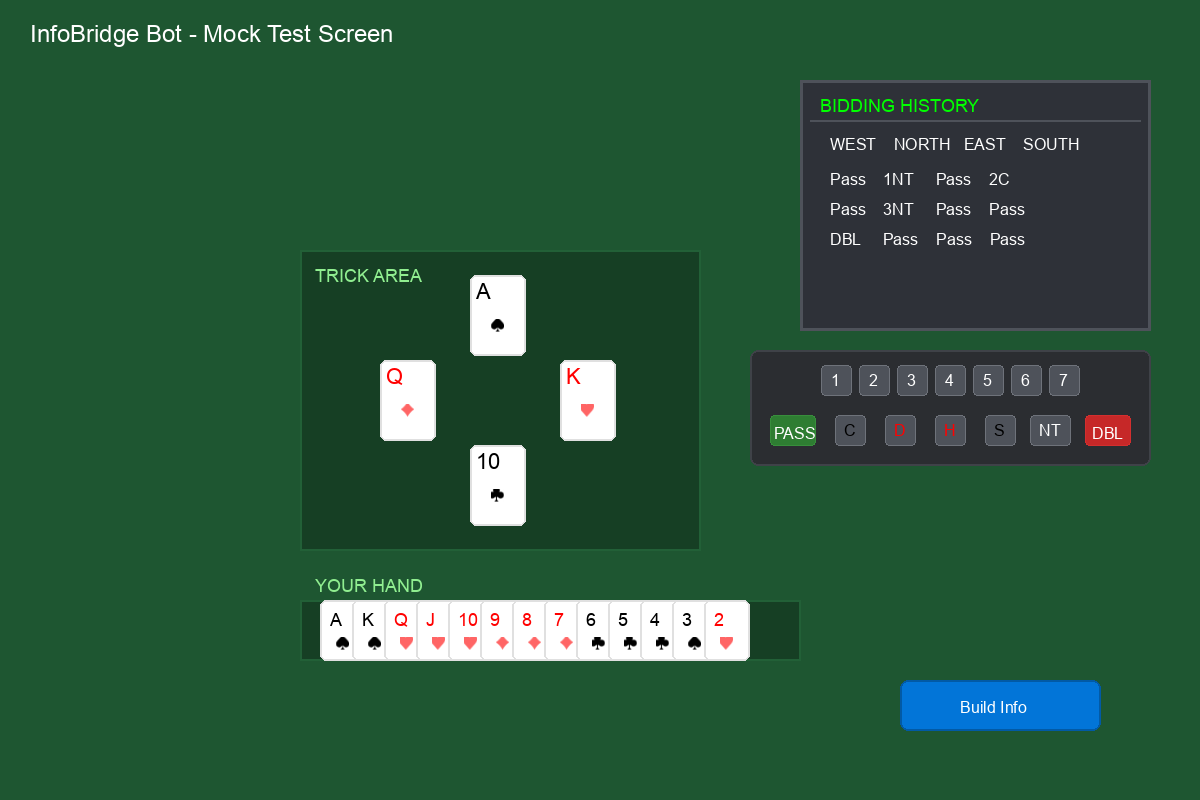
#> input picture sample_board.png, 1200 x 800 px
$ python analyze_live_all_sides.py ../sample_board.png
#> lines starting #> are read from the running program, lines starting #| are printed output that depends on the picture; after the words box and inside, x2 and y2 are one past the last pixel; in counts of white or black regions, pixels touching at a corner belong together
### analyzer.py
#!/usr/bin/env python3
"""
Card & Bid Analyzer for Bridge Bot.
Uses OpenCV and PyTesseract to extract information from captured screen regions.
"""

import os
import re
import cv2
import numpy as np
import pytesseract
from PIL import Image

try:
    from paddle_ocr import ocr_text as paddle_ocr_text, ocr_with_positions as paddle_ocr_positions
    HAS_PADDLE = True
except ImportError:
    HAS_PADDLE = False

class BridgeAnalyzer:
    _DIRECTION_MAP = {"SOUTH": "S", "NORTH": "N", "EAST": "E", "WEST": "W"}

    def __init__(self, templates_dir="templates", verbose=False):
        self.templates_dir = templates_dir
        self.suit_templates = {}
        self.verbose = verbose
        self.load_templates()

    def load_templates(self):
        if not os.path.exists(self.templates_dir):
            return

        for suit in ["spade", "heart", "diamond", "club"]:
            path = os.path.join(self.templates_dir, f"{suit}.png")
            if os.path.exists(path):
                self.suit_templates[suit] = cv2.imread(path, cv2.IMREAD_GRAYSCALE)

        self.bid_suit_templates = {}
        for suit in ["spade", "heart", "diamond", "club"]:
            path = os.path.join(self.templates_dir, f"bid_{suit}.png")
            if os.path.exists(path):
                self.bid_suit_templates[suit] = cv2.imread(path, cv2.IMREAD_GRAYSCALE)

        if self.suit_templates and self.verbose:
            print(f"Loaded {len(self.suit_templates)} suit templates.")

    # [333 lines left out: functions preprocess_for_ocr, clean_header_text, standardize_bid, extract_bids, correct_bid_sequence, calibrate_bid_input_roi, not called in this run]

    def extract_bids_with_bboxes(self, bidding_img, fx=4.0):
        results = self._extract_bids_structured(bidding_img, fx=fx, with_bboxes=True)
        return self.correct_bid_sequence(results)

    # [1876 lines left out: functions extract_bidding_hint, _extract_bids_structured, _extract_bids_paddle, detect_bidding_headers, classify_suit_by_color_shape, classify_suit_template_matching and 14 more, not called in this run]

# [3 lines that do not run on import are left out]

### scratch/analyze_live_all_sides.py
import cv2
import pytesseract
import csv
from io import StringIO
import os
import numpy as np
from analyzer import BridgeAnalyzer
from capture import ScreenCapture

def clean_rank_candidate(text):
    text = text.strip().upper()
    if not text:
        return None
    valid_ranks = {"A", "K", "Q", "J", "T", "10", "9", "8", "7", "6", "5", "4", "3", "2"}
    if text in valid_ranks:
        return text
    misreads = {
        "0": "Q", "O": "Q", "D": "Q",
        "1": "T",
        "J": "J", "L": "J", "I": "J",
    }
    if text in misreads:
        return misreads[text]
    return None

def main():
    analyzer = BridgeAnalyzer(verbose=False)

    img = None
    import sys
    if len(sys.argv) > 1:
        img_path = sys.argv[1]
        print(f"Loading image from file: {img_path}")
        img = cv2.imread(img_path)
#> img is the input picture: shape (800, 1200, 3); mean B, G, R 60.4, 87.4, 42.8
    else:
        try:
            cap = ScreenCapture()
            img = cap.capture_ui()
        except Exception as e:
            print(f"Capture failed: {e}")

    if img is None:
        fallback = "debug_captures/live_ui_all_sides.png"
        if os.path.exists(fallback):
            print(f"Falling back to local image: {fallback}")
            img = cv2.imread(fallback)

    if img is None:
        print("Error: Could not capture live UI or load fallback")
        return

    h_img, w_img = img.shape[:2]
#> h_img = 800; w_img = 1200
    print(f"Captured live UI: {w_img}x{h_img}")
#| Captured live UI: 1200x800

    fx = 3.0
    gray = cv2.cvtColor(img, cv2.COLOR_BGR2GRAY)
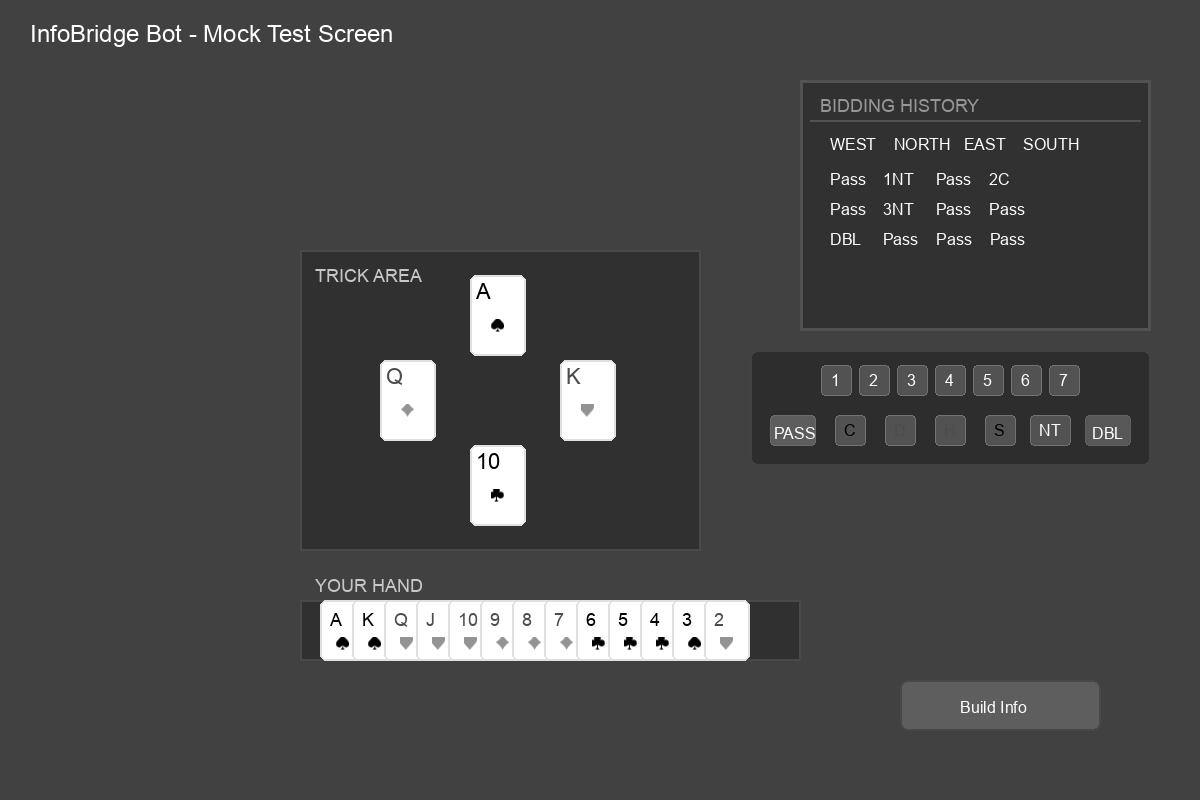
#> gray: shape (800, 1200); min 0, max 255, mean 71

    raw_candidates = []

    runs = [
        (200, True, 11),
        (220, True, 6),
        (180, True, 6)
    ]

    for thresh_val, invert, psm in runs:
        _, thresh = cv2.threshold(gray, thresh_val, 255, cv2.THRESH_BINARY)
        proc = cv2.bitwise_not(thresh) if invert else thresh
        scaled = cv2.resize(proc, (0, 0), fx=fx, fy=fx, interpolation=cv2.INTER_NEAREST)

        config = f"--psm {psm}"
        try:
            data_str = pytesseract.image_to_data(scaled, config=config, output_type=pytesseract.Output.STRING)
            f = StringIO(data_str)
            reader = csv.reader(f, delimiter='\t')
            header = next(reader)

            left_idx = header.index('left')
            top_idx = header.index('top')
            width_idx = header.index('width')
            height_idx = header.index('height')
            text_idx = header.index('text')
            conf_idx = header.index('conf')

            for row in reader:
                if len(row) <= text_idx:
                    continue
                text = row[text_idx].strip()
                if not text:
                    continue
                conf = float(row[conf_idx])
                if conf < 10:
                    continue
                cleaned = clean_rank_candidate(text)
                if cleaned:
                    cx = (int(row[left_idx]) + int(row[width_idx]) // 2) / fx
                    cy = (int(row[top_idx]) + int(row[height_idx]) // 2) / fx
                    if cy < 0.22 * h_img:
                        continue
                    raw_candidates.append((cleaned, cx, cy, conf))
        except Exception as e:
            print(f"Error in OCR run ({thresh_val}, {invert}, {psm}): {e}")
#> this loop made 1 pass
#> pass 1, in main, `_, thresh = cv2.threshold(gray, thresh_val, 255, cv2.THRESH_BINARY)`:
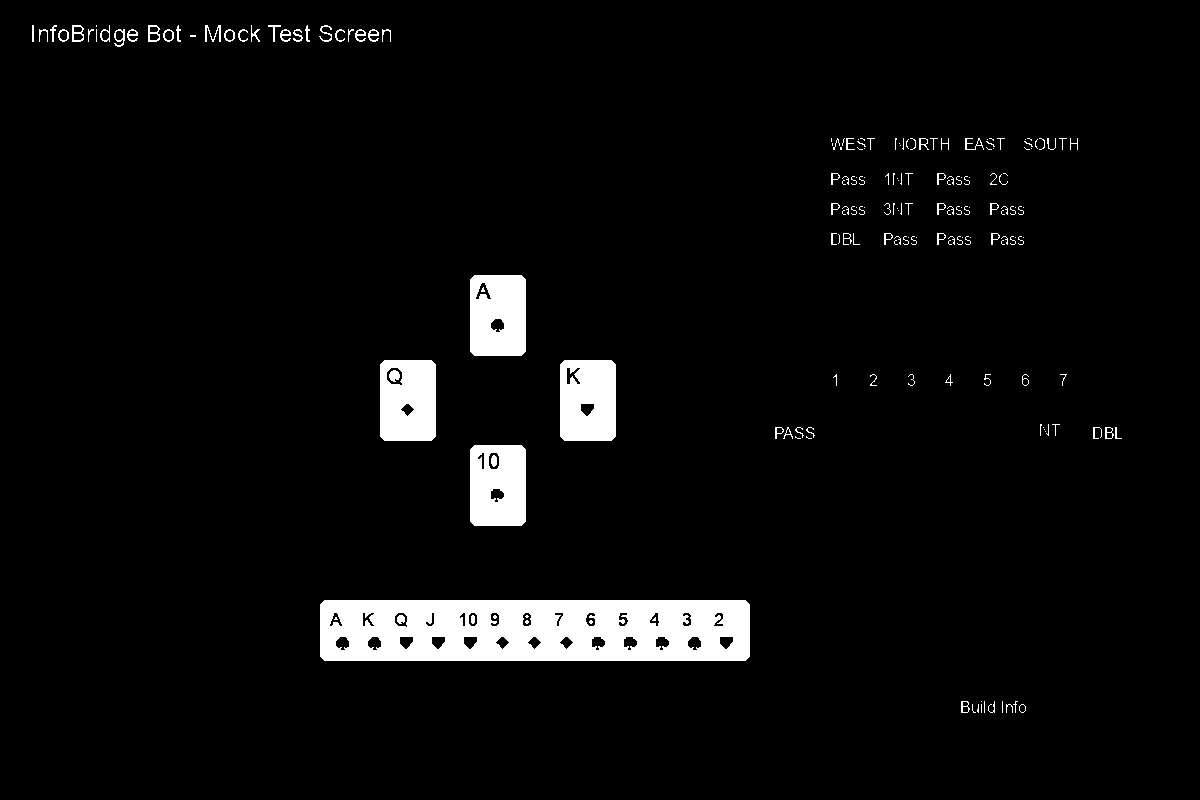
#> thresh: shape (800, 1200); 4.7% white; 191 white regions (119 under 20 px), largest, box (x1, y1, x2, y2) and area: (320, 600, 750, 661) 23779, (560, 360, 616, 441) 4276, (470, 275, 526, 356) 4265
#> after the loop, raw_candidates = []

    unique_candidates = []
    for cand in raw_candidates:
        cleaned, cx, cy, conf = cand
        duplicate = False
        for idx, (uc_clean, uc_cx, uc_cy, uc_conf) in enumerate(unique_candidates):
            if abs(cx - uc_cx) < 15 and abs(cy - uc_cy) < 15:
                duplicate = True
                if conf > uc_conf:
                    unique_candidates[idx] = (cleaned, cx, cy, conf)
                break
        if not duplicate:
            unique_candidates.append((cleaned, cx, cy, conf))

    detected_cards = []
    for rank_hint, cx, cy, conf in unique_candidates:
        card_w, card_h = 42, 66
        card_x1 = int(cx - 21)
        card_y1 = int(cy - 33)
        card_x2 = card_x1 + card_w
        card_y2 = card_y1 + card_h

        card_x1 = max(0, min(card_x1, w_img - 1))
        card_y1 = max(0, min(card_y1, h_img - 1))
        card_x2 = max(0, min(card_x2, w_img))
        card_y2 = max(0, min(card_y2, h_img))

        if (card_x2 - card_x1) < 20 or (card_y2 - card_y1) < 30:
            continue

        card_crop = img[card_y1:card_y2, card_x1:card_x2]
        rank, suit = analyzer.extract_card(card_crop, is_hand=False)

        if not rank and suit:
            rank = rank_hint

        if rank and suit:
            detected_cards.append({
                "rank": rank,
                "suit": suit,
                "cx": cx,
                "cy": cy,
                "bbox": {"x": card_x1, "y": card_y1, "w": card_x2 - card_x1, "h": card_y2 - card_y1}
            })

    # ----------------------------------------------------
    # Detect North Dummy Hand using Contour Block Slicing
    # ----------------------------------------------------
    contour_dummy_cards = []
    _, thresh = cv2.threshold(gray, 200, 255, cv2.THRESH_BINARY)
    contours, _ = cv2.findContours(thresh, cv2.RETR_EXTERNAL, cv2.CHAIN_APPROX_SIMPLE)

    candidates = []
    for c in contours:
        x, y, w, h = cv2.boundingRect(c)
        if y < 250 and cv2.contourArea(c) > 100 and w < 300 and h < 110:
            candidates.append((x, y, w, h))

    candidates.sort()

    suits_found = {"spade": None, "heart": None, "diamond": None, "club": None}
    for (x, y, w, h) in candidates:
        if x < 130:
            suit = "spade"
        elif x < 260:
            suit = "heart"
        elif x < 380:
            suit = "diamond"
        else:
            suit = "club"

        existing = suits_found[suit]
        if existing is None or (w * h) > (existing[2] * existing[3]):
            suits_found[suit] = (x, y, w, h)

    for suit in ["spade", "heart", "diamond", "club"]:
        block = suits_found[suit]
        if not block:
            continue

        bx, by, bw, bh = block
        if bh < 50 or bw < 50:
            continue

        card_w = 55
        if bw <= 80:
            num_cards = 1
        else:
            num_cards = int(round((bw - 25 - card_w) / 8.5)) + 1

        step = (bw - 25 - card_w) / (num_cards - 1) if num_cards > 1 else 0
        card_start_x = bx + 25

        for i in range(num_cards):
            cx = int(card_start_x + i * step)
            rank_crop = img[by+2 : by+28, cx+2 : cx+24]

            # Sweep parameters for robust OCR
            sweep_candidates = []
            for fx_val in [4.0, 5.0]:
                for thresh_val in [120, 150, 180, "otsu"]:
                    gray_crop = cv2.cvtColor(rank_crop, cv2.COLOR_BGR2GRAY)
                    scaled = cv2.resize(gray_crop, (0, 0), fx=fx_val, fy=fx_val, interpolation=cv2.INTER_CUBIC)

                    if thresh_val == "otsu":
                        thresh_crop = cv2.threshold(scaled, 0, 255, cv2.THRESH_BINARY | cv2.THRESH_OTSU)[1]
                    else:
                        thresh_crop = cv2.threshold(scaled, thresh_val, 255, cv2.THRESH_BINARY)[1]

                    for psm in [10, 8, 6]:
                        config = f"--psm {psm} -c tessedit_char_whitelist=AKQJT1098765432"
                        try:
                            txt = pytesseract.image_to_string(thresh_crop, config=config)
                            r = clean_rank_candidate(txt)
                            if r:
                                sweep_candidates.append(r)
                        except Exception:
                            pass

            detected_rank = None
            if sweep_candidates:
                from collections import Counter
                detected_rank = Counter(sweep_candidates).most_common(1)[0][0]

            contour_dummy_cards.append({
                "rank": detected_rank,
                "suit": suit,
                "cx": cx + 11,
                "cy": by + 13,
                "bbox": {"x": cx, "y": by, "w": 55, "h": 85}
            })

    # ----------------------------------------------------
    # Detect Dummy Hand from compact Text Line (y=275..310)
    # ----------------------------------------------------
    best_suits = []
    best_text = ""

    crop_w = w_img
    dummy_text_crop = img[275:310, 0:crop_w]
    gray_dt = cv2.cvtColor(dummy_text_crop, cv2.COLOR_BGR2GRAY)

    # Sweep parameters to find a clean 13-card hand representation
    configs = [
        # (fx, thresh_type, invert, psm)
        (3.0, "otsu", True, 6),
        (3.0, "otsu", True, 7),
        (5.0, "otsu", True, 6),
        (5.0, "otsu", True, 7),
        (4.0, "otsu", True, 6),
        (4.0, "otsu", True, 7),
        (3.0, 150, True, 6),
        (3.0, 127, False, 6),
    ]

    for fx_val, thresh_val, invert_val, psm_val in configs:
        scaled_dt = cv2.resize(gray_dt, (0, 0), fx=fx_val, fy=fx_val, interpolation=cv2.INTER_CUBIC)
        if thresh_val == "otsu":
            thresh_dt = cv2.threshold(scaled_dt, 0, 255, cv2.THRESH_BINARY | cv2.THRESH_OTSU)[1]
        else:
            thresh_dt = cv2.threshold(scaled_dt, thresh_val, 255, cv2.THRESH_BINARY)[1]

        proc_dt = cv2.bitwise_not(thresh_dt) if invert_val else thresh_dt

        try:
            txt = pytesseract.image_to_string(proc_dt, config=f"--psm {psm_val}")
            txt_clean = txt.strip().replace("\n", " ")
            if not txt_clean:
                continue

            mapping = {
                "0": "Q", "O": "Q", "D": "Q",
                "1": "T", "S": "",
                "N": "T", "W": "T",
                "Z": "",
                "E": "6",
                "M": "", "B": "", "I": "", "F": "", "H": "", "X": "",
            }
            cleaned_ranks = []
            text_upper = txt_clean.upper().replace("10", "T")
            for char in text_upper:
                if char.isdigit():
                    cleaned_ranks.append(char)
                elif char in mapping:
                    repl = mapping[char]
                    if repl:
                        cleaned_ranks.append(repl)
                elif char in ["A", "K", "Q", "J", "T"]:
                    cleaned_ranks.append(char)

            # Remove adjacent duplicates
            filtered_ranks = []
            for c in cleaned_ranks:
                if not filtered_ranks or filtered_ranks[-1] != c:
                    filtered_ranks.append(c)

            # Split into suits using descending order rule
            rank_order = {r: idx for idx, r in enumerate(["A", "K", "Q", "J", "T", "9", "8", "7", "6", "5", "4", "3", "2"])}
            suits = []
            current_suit = []
            for r in filtered_ranks:
                if r not in rank_order:
                    continue
                if not current_suit:
                    current_suit.append(r)
                else:
                    prev_r = current_suit[-1]
                    if rank_order[r] <= rank_order[prev_r]:
                        suits.append(current_suit)
                        current_suit = [r]
                    else:
                        current_suit.append(r)
            if current_suit:
                suits.append(current_suit)

            if len(suits) <= 4:
                total_cards = sum(len(s) for s in suits)
                if total_cards == 13 and len(suits) == 4:
                    best_suits = suits
                    best_text = txt_clean
                    break
                elif total_cards < 13:
                    if not best_suits or total_cards > sum(len(s) for s in best_suits):
                        best_suits = suits
                        best_text = txt_clean
        except Exception:
            pass

    if best_suits:
        print(f"Detected compact dummy hand text: '{best_text}'")
        suits_order = ["spade", "heart", "diamond", "club"]
        for idx, suit_cards in enumerate(best_suits):
            if idx >= 4:
                break
            suit_name = suits_order[idx]
            for r in suit_cards:
                detected_cards.append({
                    "rank": r,
                    "suit": suit_name,
                    "cx": 50 + idx * 100,
                    "cy": 290,
                    "bbox": {"x": 50 + idx * 100, "y": 275, "w": 40, "h": 30}
                })
    else:
        # Fall back to contour block slicing detections
        print("Compact dummy hand text not detected, falling back to contour cards.")
        detected_cards.extend(contour_dummy_cards)

    west_dummy = []
    east_dummy = []
    north_dummy = []
    trick_cards = []
    south_hand = []
    other_cards = []

    for card in detected_cards:
        cx, cy = card["cx"], card["cy"]
        if card.get("bbox", {}).get("y") == 275:
            north_dummy.append(card)
        elif cy >= 0.75 * h_img:
            south_hand.append(card)
        elif cy < 0.22 * h_img:
            north_dummy.append(card)
        elif cx < 0.22 * w_img and 0.22 * h_img <= cy < 0.75 * h_img:
            west_dummy.append(card)
        elif cx >= 0.78 * w_img and 0.22 * h_img <= cy < 0.75 * h_img:
            east_dummy.append(card)
        elif 0.22 * w_img <= cx < 0.78 * w_img and 0.22 * h_img <= cy < 0.75 * h_img:
            trick_cards.append(card)
        else:
            other_cards.append(card)

    print("\n--- LIVE DETECTED CARDS BY REGION ---")
    print(f"West Dummy Hand ({len(west_dummy)}):")
    for c in sorted(west_dummy, key=lambda x: (x["cy"], x["cx"])):
        print(f"  {c['rank'] or '?'}{c['suit']} at cx={c['cx']:.1f}, cy={c['cy']:.1f}")

    print(f"East Dummy Hand ({len(east_dummy)}):")
    for c in sorted(east_dummy, key=lambda x: (x["cy"], x["cx"])):
        print(f"  {c['rank'] or '?'}{c['suit']} at cx={c['cx']:.1f}, cy={c['cy']:.1f}")

    print(f"North Dummy Hand ({len(north_dummy)}):")
    for c in sorted(north_dummy, key=lambda x: (x["cx"], x["cy"])):
        print(f"  {c['rank'] or '?'}{c['suit']} at cx={c['cx']:.1f}, cy={c['cy']:.1f}")

    print(f"Trick Cards ({len(trick_cards)}):")
    for c in sorted(trick_cards, key=lambda x: (x["cy"], x["cx"])):
        print(f"  {c['rank'] or '?'}{c['suit']} at cx={c['cx']:.1f}, cy={c['cy']:.1f}")

    print(f"South Hand ({len(south_hand)}):")
    for c in sorted(south_hand, key=lambda x: (x["cx"], x["cy"])):
        print(f"  {c['rank'] or '?'}{c['suit']} at cx={c['cx']:.1f}, cy={c['cy']:.1f}")

    print(f"Other ({len(other_cards)}):")
    for c in sorted(other_cards, key=lambda x: (x["cy"], x["cx"])):
        print(f"  {c['rank'] or '?'}{c['suit']} at cx={c['cx']:.1f}, cy={c['cy']:.1f}")

if __name__ == "__main__":
    main()
#> (the call stopped at in main, `data_str = pytesseract.image_to_data(scaled, config=config, output_typ..`: pytesseract is not available in this run)
